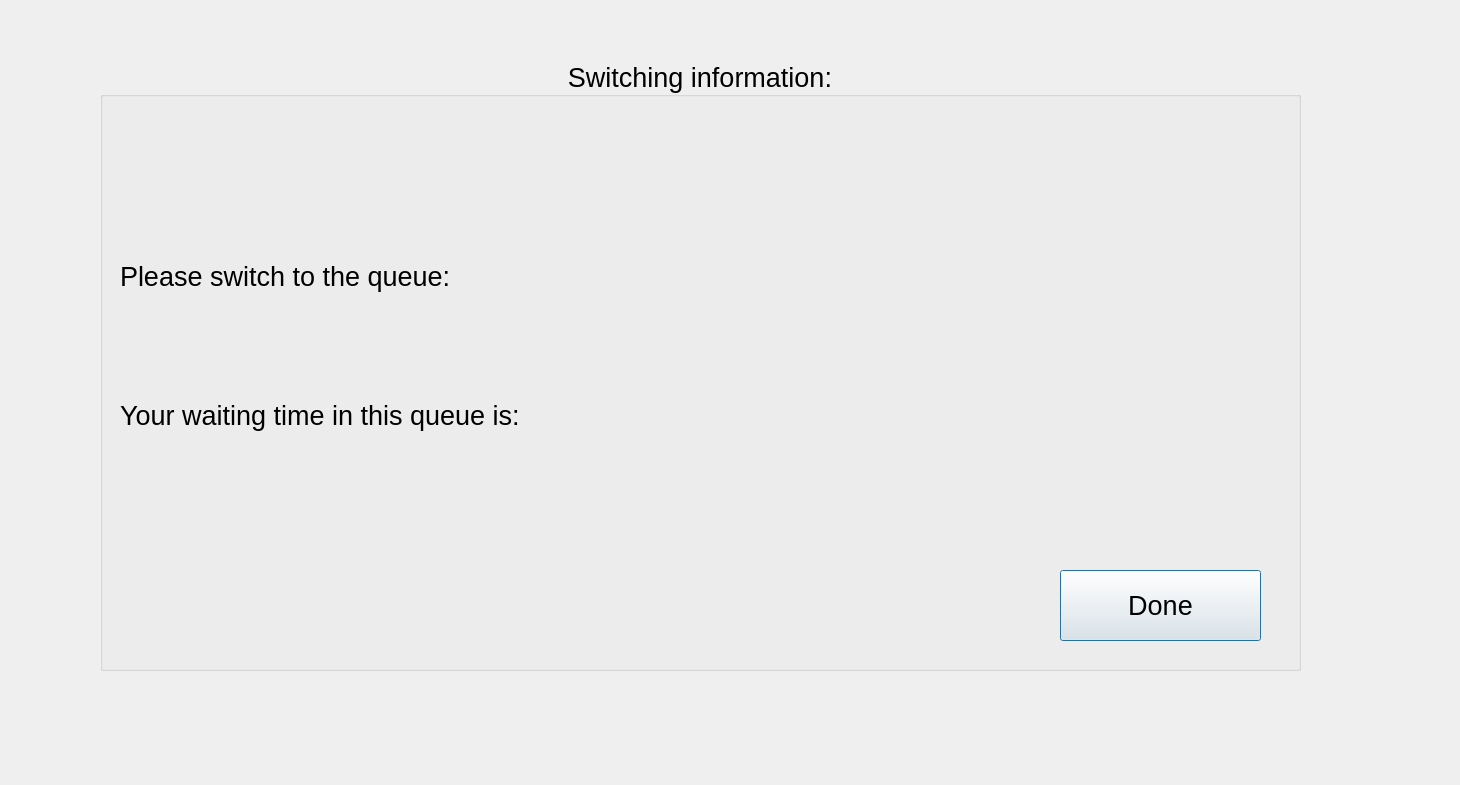
<?xml version="1.0" encoding="UTF-8"?>
<ui version="4.0">
 <class>SWITCH_TO_GATE</class>
 <widget class="QDialog" name="SWITCH_TO_GATE">
  <property name="geometry">
   <rect>
    <x>0</x>
    <y>0</y>
    <width>1460</width>
    <height>785</height>
   </rect>
  </property>
  <property name="windowTitle">
   <string>Dialog</string>
  </property>
  <widget class="QGroupBox" name="groupBox">
   <property name="geometry">
    <rect>
     <x>100</x>
     <y>60</y>
     <width>1201</width>
     <height>611</height>
    </rect>
   </property>
   <property name="font">
    <font>
     <pointsize>20</pointsize>
    </font>
   </property>
   <property name="title">
    <string>Switching information:</string>
   </property>
   <property name="alignment">
    <set>Qt::AlignCenter</set>
   </property>
   <widget class="QPushButton" name="pushButton">
    <property name="geometry">
     <rect>
      <x>960</x>
      <y>510</y>
      <width>201</width>
      <height>71</height>
     </rect>
    </property>
    <property name="text">
     <string>Done</string>
    </property>
   </widget>
   <widget class="QWidget" name="layoutWidget">
    <property name="geometry">
     <rect>
      <x>20</x>
      <y>150</y>
      <width>1141</width>
      <height>271</height>
     </rect>
    </property>
    <layout class="QVBoxLayout" name="verticalLayout">
     <item>
      <layout class="QHBoxLayout" name="horizontalLayout">
       <item>
        <widget class="QLabel" name="label">
         <property name="text">
          <string>Please switch to the queue:</string>
         </property>
        </widget>
       </item>
       <item>
        <widget class="QLabel" name="label_2">
         <property name="text">
          <string/>
         </property>
        </widget>
       </item>
      </layout>
     </item>
     <item>
      <layout class="QHBoxLayout" name="horizontalLayout_2">
       <item>
        <widget class="QLabel" name="label_3">
         <property name="text">
          <string>Your waiting time in this queue is:</string>
         </property>
        </widget>
       </item>
       <item>
        <widget class="QLabel" name="label_4">
         <property name="text">
          <string/>
         </property>
        </widget>
       </item>
      </layout>
     </item>
    </layout>
   </widget>
  </widget>
 </widget>
 <resources/>
 <connections/>
</ui>
